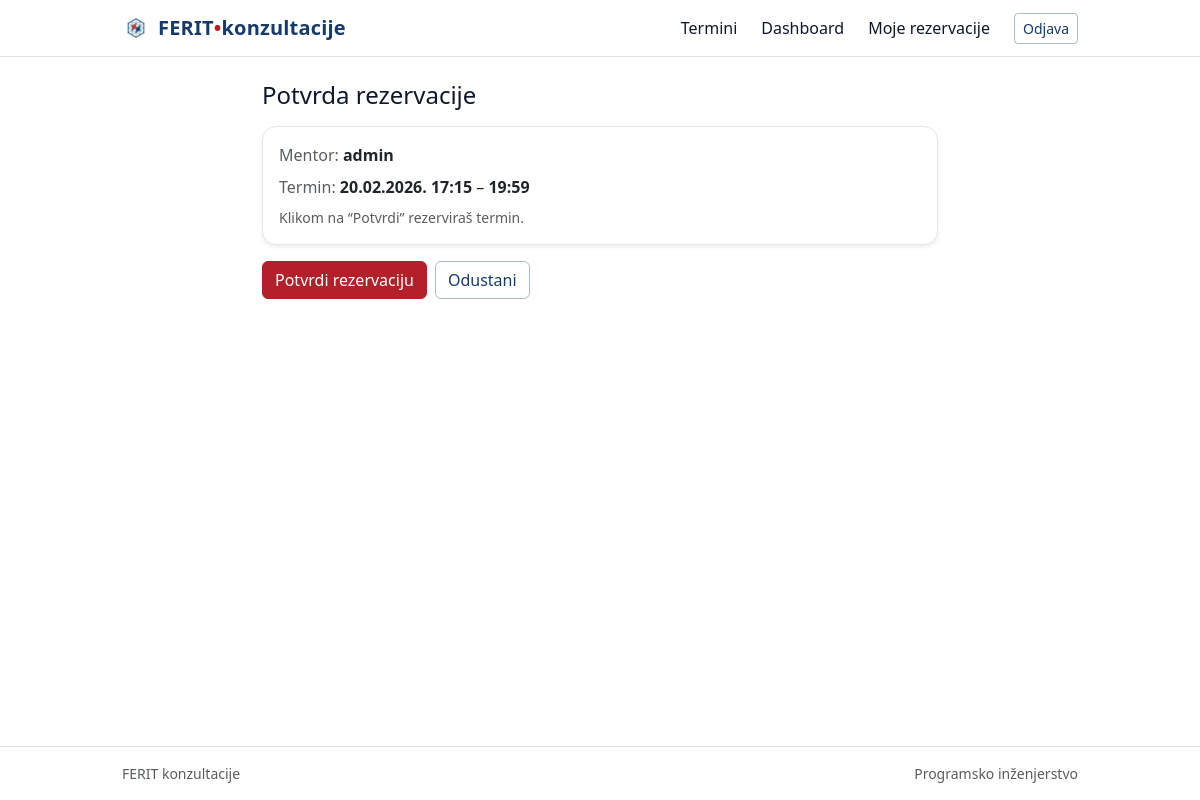
/slots/1/book/ (signed in), run on the app's committed database.
### booking/models.py (models this page shows, shortened)
class AvailabilitySlot(models.Model):
    mentor = models.ForeignKey(
        settings.AUTH_USER_MODEL, on_delete=models.CASCADE, related_name="availability_slots"
    )
    start_at = models.DateTimeField()
    end_at = models.DateTimeField()
    is_active = models.BooleanField(default=True)
    class Meta:
        ordering = ["start_at"]
        constraints = [
            models.CheckConstraint(
                check=models.Q(end_at__gt=models.F("start_at")),
                name="slot_end_after_start",
            ),
        ]

### booking/views.py (the view, shortened to what this page needs)
# urls.py: path("slots/<int:slot_pk>/book/", views.book_slot, name="book_slot"),
@login_required
def book_slot(request, slot_pk):
    slot = get_object_or_404(AvailabilitySlot, pk=slot_pk)
    if not is_student(request.user):
        return HttpResponseForbidden("Samo studenti mogu rezervirati termine.")
    if Booking.objects.filter(slot=slot, status="booked").exists():
        messages.error(request, "Ovaj termin je već rezerviran.")
        return redirect("booking:home")
    return render(request, "booking/booking_confirm.html", {"slot": slot})

### accounts/context_processors.py (called while the page is built)
def role_flags(request):
    user = request.user
    is_mentor = False
    is_student = False
    if user.is_authenticated:
        is_mentor = user.is_superuser or user.groups.filter(name="mentor").exists()
        is_student = not is_mentor  # svi ostali prijavljeni korisnici tretiraju se kao studenti
    return {
        "is_mentor": is_mentor,
        "is_student": is_student,
    }

### booking/utils.py (called while the page is built)
def is_mentor(user):
    if not user or not user.is_authenticated:
        return False
    return user.is_superuser or user.groups.filter(name="mentor").exists()

def is_student(user):
    if not user or not user.is_authenticated:
        return False
    return not is_mentor(user)

### templates/booking/booking_confirm.html (shortened to what this page needs)
{% extends "base.html" %}
{% block content %}
<div class="container" style="max-width: 700px;">
  <h1 class="h4 mb-3">Potvrda rezervacije</h1>
  <div class="card shadow-sm mb-3">
    <div class="card-body">
      <div class="mb-2"><span class="text-muted">Mentor:</span> <b>{{ slot.mentor.username }}</b></div>
      <div class="mb-2">
        <span class="text-muted">Termin:</span>
        <b>{{ slot.start_at|date:"d.m.Y. H:i" }}</b> – <b>{{ slot.end_at|date:"H:i" }}</b>
      </div>
      <div class="text-muted small">Klikom na “Potvrdi” rezerviraš termin.</div>
    </div>
  </div>
  <form method="post" class="d-flex gap-2">
    <button type="submit" class="btn btn-primary">Potvrdi rezervaciju</button>
    <a class="btn btn-outline-secondary" href="{% url 'booking:home' %}">Odustani</a>
  </form>
</div>
{% endblock %}

### static/css/style.css (style rules this page uses)
:root { --ferit-red: #b3202a; --ferit-red-2: #d34b54; --ferit-blue: #163a6b; --ink: #0f172a; --muted: #64748b; --bg: #ffffff; --surface: #ffffff; --border: #e5e7eb; --shadow: 0 10px 25px rgba(2, 6, 23, 0.08); --radius: 14px; }
body { background: var(--bg); color: var(--ink); }
a { color: var(--ferit-blue); text-decoration: none; }
.card { border: 1px solid var(--border); border-radius: var(--radius); }
.card.shadow-sm { box-shadow: var(--shadow); }
.btn-primary { background-color: var(--ferit-red); border-color: var(--ferit-red); }
.btn-outline-secondary { color: var(--ferit-blue); border-color: rgba(22, 58, 107, 0.35); }

### data on the page
AvailabilitySlot: mentor.username "admin", start_at "20.02.2026. 17:15", end_at "19:59"
